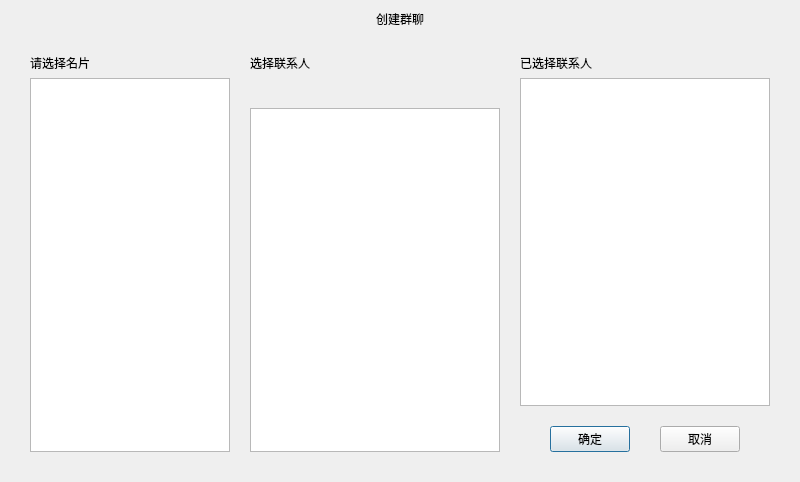
<?xml version="1.0" encoding="UTF-8"?>
<ui version="4.0">
 <class>TNCreateGroupChatDialog</class>
 <widget class="QDialog" name="TNCreateGroupChatDialog">
  <property name="geometry">
   <rect>
    <x>0</x>
    <y>0</y>
    <width>800</width>
    <height>482</height>
   </rect>
  </property>
  <property name="minimumSize">
   <size>
    <width>580</width>
    <height>482</height>
   </size>
  </property>
  <property name="maximumSize">
   <size>
    <width>800</width>
    <height>484</height>
   </size>
  </property>
  <property name="focusPolicy">
   <enum>Qt::StrongFocus</enum>
  </property>
  <property name="windowTitle">
   <string>选择联系人</string>
  </property>
  <layout class="QVBoxLayout" name="verticalLayout_3">
   <property name="leftMargin">
    <number>30</number>
   </property>
   <property name="topMargin">
    <number>10</number>
   </property>
   <property name="rightMargin">
    <number>30</number>
   </property>
   <property name="bottomMargin">
    <number>30</number>
   </property>
   <item>
    <widget class="QWidget" name="memberDialogTitleWidget" native="true">
     <layout class="QHBoxLayout" name="horizontalLayout_3">
      <property name="spacing">
       <number>0</number>
      </property>
      <property name="leftMargin">
       <number>0</number>
      </property>
      <property name="topMargin">
       <number>0</number>
      </property>
      <property name="rightMargin">
       <number>0</number>
      </property>
      <property name="bottomMargin">
       <number>20</number>
      </property>
      <item>
       <layout class="QHBoxLayout" name="horizontalLayout_2">
        <item>
         <widget class="QLabel" name="DialogTitleLabel">
          <property name="text">
           <string>创建群聊</string>
          </property>
          <property name="alignment">
           <set>Qt::AlignCenter</set>
          </property>
          <property name="indent">
           <number>0</number>
          </property>
         </widget>
        </item>
       </layout>
      </item>
     </layout>
    </widget>
   </item>
   <item>
    <layout class="QGridLayout" name="gridLayout">
     <property name="horizontalSpacing">
      <number>20</number>
     </property>
     <property name="verticalSpacing">
      <number>6</number>
     </property>
     <item row="1" column="0">
      <widget class="QTableView" name="myStuffTableView">
       <property name="minimumSize">
        <size>
         <width>200</width>
         <height>0</height>
        </size>
       </property>
       <property name="maximumSize">
        <size>
         <width>200</width>
         <height>16777215</height>
        </size>
       </property>
      </widget>
     </item>
     <item row="0" column="2">
      <widget class="QLabel" name="createGroupLabel2">
       <property name="text">
        <string>已选择联系人</string>
       </property>
      </widget>
     </item>
     <item row="0" column="1">
      <widget class="QLabel" name="createGroupLabel1">
       <property name="text">
        <string>选择联系人</string>
       </property>
      </widget>
     </item>
     <item row="1" column="2">
      <layout class="QVBoxLayout" name="verticalLayout">
       <item>
        <widget class="QTableView" name="rightTableView">
         <property name="minimumSize">
          <size>
           <width>250</width>
           <height>0</height>
          </size>
         </property>
         <property name="maximumSize">
          <size>
           <width>250</width>
           <height>16777215</height>
          </size>
         </property>
        </widget>
       </item>
       <item>
        <layout class="QHBoxLayout" name="horizontalLayout_4">
         <property name="spacing">
          <number>0</number>
         </property>
         <property name="leftMargin">
          <number>0</number>
         </property>
         <property name="topMargin">
          <number>20</number>
         </property>
         <property name="rightMargin">
          <number>0</number>
         </property>
         <property name="bottomMargin">
          <number>0</number>
         </property>
         <item>
          <spacer name="horizontalSpacer">
           <property name="orientation">
            <enum>Qt::Horizontal</enum>
           </property>
           <property name="sizeHint" stdset="0">
            <size>
             <width>40</width>
             <height>20</height>
            </size>
           </property>
          </spacer>
         </item>
         <item>
          <widget class="QPushButton" name="okButton">
           <property name="cursor">
            <cursorShape>PointingHandCursor</cursorShape>
           </property>
           <property name="text">
            <string>确定</string>
           </property>
          </widget>
         </item>
         <item>
          <spacer name="horizontalSpacer_4">
           <property name="orientation">
            <enum>Qt::Horizontal</enum>
           </property>
           <property name="sizeHint" stdset="0">
            <size>
             <width>40</width>
             <height>20</height>
            </size>
           </property>
          </spacer>
         </item>
         <item>
          <widget class="QPushButton" name="cancelButton">
           <property name="cursor">
            <cursorShape>PointingHandCursor</cursorShape>
           </property>
           <property name="text">
            <string>取消</string>
           </property>
          </widget>
         </item>
         <item>
          <spacer name="horizontalSpacer_3">
           <property name="orientation">
            <enum>Qt::Horizontal</enum>
           </property>
           <property name="sizeHint" stdset="0">
            <size>
             <width>40</width>
             <height>20</height>
            </size>
           </property>
          </spacer>
         </item>
        </layout>
       </item>
      </layout>
     </item>
     <item row="0" column="0">
      <widget class="QLabel" name="myStuffCardLabel">
       <property name="text">
        <string>请选择名片</string>
       </property>
      </widget>
     </item>
     <item row="1" column="1">
      <layout class="QVBoxLayout" name="verticalLayout_2">
       <property name="spacing">
        <number>10</number>
       </property>
       <item>
        <widget class="QWidget" name="widget" native="true">
         <property name="sizePolicy">
          <sizepolicy hsizetype="Preferred" vsizetype="Preferred">
           <horstretch>0</horstretch>
           <verstretch>0</verstretch>
          </sizepolicy>
         </property>
         <property name="minimumSize">
          <size>
           <width>250</width>
           <height>20</height>
          </size>
         </property>
         <property name="maximumSize">
          <size>
           <width>250</width>
           <height>16777215</height>
          </size>
         </property>
        </widget>
       </item>
       <item>
        <widget class="QTableView" name="leftTableView">
         <property name="minimumSize">
          <size>
           <width>250</width>
           <height>0</height>
          </size>
         </property>
         <property name="maximumSize">
          <size>
           <width>250</width>
           <height>16777215</height>
          </size>
         </property>
        </widget>
       </item>
      </layout>
     </item>
    </layout>
   </item>
  </layout>
  <zorder>memberDialogTitleWidget</zorder>
  <zorder></zorder>
 </widget>
 <resources/>
 <connections/>
</ui>
